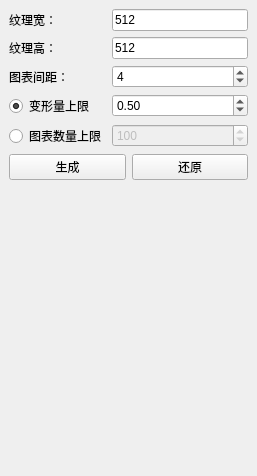
<?xml version="1.0" encoding="UTF-8"?>
<ui version="4.0">
 <class>UVBuild</class>
 <widget class="QDockWidget" name="UVBuild">
  <property name="geometry">
   <rect>
    <x>0</x>
    <y>0</y>
    <width>257</width>
    <height>476</height>
   </rect>
  </property>
  <property name="minimumSize">
   <size>
    <width>257</width>
    <height>209</height>
   </size>
  </property>
  <property name="windowTitle">
   <string>生成光照图UV</string>
  </property>
  <widget class="QWidget" name="dockWidgetContents">
   <layout class="QVBoxLayout" name="verticalLayout">
    <item>
     <layout class="QGridLayout" name="gridLayout">
      <item row="3" column="0">
       <widget class="QRadioButton" name="m_useStretch">
        <property name="text">
         <string>变形量上限</string>
        </property>
        <property name="checked">
         <bool>true</bool>
        </property>
       </widget>
      </item>
      <item row="1" column="1">
       <widget class="QLineEdit" name="m_texHeight">
        <property name="text">
         <string>512</string>
        </property>
       </widget>
      </item>
      <item row="2" column="0">
       <widget class="QLabel" name="label_3">
        <property name="text">
         <string>图表间距：</string>
        </property>
       </widget>
      </item>
      <item row="0" column="0">
       <widget class="QLabel" name="label">
        <property name="text">
         <string>纹理宽：</string>
        </property>
       </widget>
      </item>
      <item row="0" column="1">
       <widget class="QLineEdit" name="m_texWidth">
        <property name="text">
         <string>512</string>
        </property>
       </widget>
      </item>
      <item row="1" column="0">
       <widget class="QLabel" name="label_2">
        <property name="text">
         <string>纹理高：</string>
        </property>
       </widget>
      </item>
      <item row="3" column="1">
       <widget class="QDoubleSpinBox" name="m_maxStretch">
        <property name="maximum">
         <double>1.000000000000000</double>
        </property>
        <property name="singleStep">
         <double>0.100000000000000</double>
        </property>
        <property name="value">
         <double>0.500000000000000</double>
        </property>
       </widget>
      </item>
      <item row="4" column="0">
       <widget class="QRadioButton" name="m_useChart">
        <property name="text">
         <string>图表数量上限</string>
        </property>
       </widget>
      </item>
      <item row="4" column="1">
       <widget class="QSpinBox" name="m_maxCharts">
        <property name="enabled">
         <bool>false</bool>
        </property>
        <property name="maximum">
         <number>1000</number>
        </property>
        <property name="value">
         <number>100</number>
        </property>
       </widget>
      </item>
      <item row="2" column="1">
       <widget class="QSpinBox" name="m_gutter">
        <property name="maximum">
         <number>512</number>
        </property>
        <property name="value">
         <number>4</number>
        </property>
       </widget>
      </item>
     </layout>
    </item>
    <item>
     <layout class="QHBoxLayout" name="horizontalLayout">
      <item>
       <widget class="QPushButton" name="m_generate">
        <property name="text">
         <string>生成</string>
        </property>
       </widget>
      </item>
      <item>
       <widget class="QPushButton" name="m_restore">
        <property name="text">
         <string>还原</string>
        </property>
       </widget>
      </item>
     </layout>
    </item>
    <item>
     <spacer name="verticalSpacer">
      <property name="orientation">
       <enum>Qt::Vertical</enum>
      </property>
      <property name="sizeHint" stdset="0">
       <size>
        <width>20</width>
        <height>40</height>
       </size>
      </property>
     </spacer>
    </item>
   </layout>
  </widget>
 </widget>
 <tabstops>
  <tabstop>m_generate</tabstop>
  <tabstop>m_texWidth</tabstop>
  <tabstop>m_texHeight</tabstop>
  <tabstop>m_gutter</tabstop>
  <tabstop>m_useStretch</tabstop>
  <tabstop>m_maxStretch</tabstop>
  <tabstop>m_useChart</tabstop>
  <tabstop>m_maxCharts</tabstop>
  <tabstop>m_restore</tabstop>
 </tabstops>
 <resources/>
 <connections>
  <connection>
   <sender>m_useStretch</sender>
   <signal>toggled(bool)</signal>
   <receiver>m_maxStretch</receiver>
   <slot>setEnabled(bool)</slot>
   <hints>
    <hint type="sourcelabel">
     <x>77</x>
     <y>121</y>
    </hint>
    <hint type="destinationlabel">
     <x>149</x>
     <y>121</y>
    </hint>
   </hints>
  </connection>
  <connection>
   <sender>m_useChart</sender>
   <signal>toggled(bool)</signal>
   <receiver>m_maxCharts</receiver>
   <slot>setEnabled(bool)</slot>
   <hints>
    <hint type="sourcelabel">
     <x>70</x>
     <y>152</y>
    </hint>
    <hint type="destinationlabel">
     <x>138</x>
     <y>155</y>
    </hint>
   </hints>
  </connection>
 </connections>
</ui>
